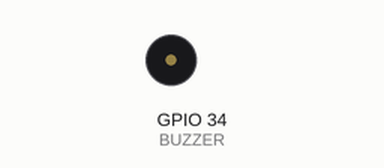
Bench run of a sketch on a simulated ESP32. Shown: buzzer (waves = sounding, pin HIGH). Pins used as bus, display or sensor lines are not drawn; what the sketch prints to the serial monitor is not drawn.

Above: at 0.5 s.
Timing chart, 0 to 3.0 s (numbered marks = the images above):
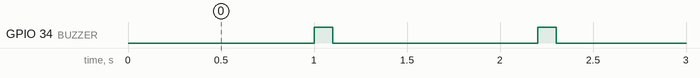

Measured:
- by itself, GPIO 34 (BUZZER): alternates HIGH for 0.10 s and LOW for 1.1 s

The sketch:

Distance_alert.ino
```cpp
#define TRIGER 2
#define ECHO 19
#define BUZZER 34
long duration;
float distance =0;

void setup() {
  // put your setup code here, to run once:
  pinMode(TRIGER,OUTPUT);
  pinMode(ECHO,INPUT);
  pinMode(BUZZER,OUTPUT);
  Serial.begin(9600);

}

void loop() {
  // put your main code here, to run repeatedly:
  digitalWrite(TRIGER,LOW);
  delayMicroseconds(500);
  digitalWrite(TRIGER,HIGH);
  delayMicroseconds(500);
  distance=0.0343 * (duration /2);//340metre/sec
  Serial.print("Distance measured(CM): ");
  Serial.println(distance);
  delay(1000);
  if ( distance<20){
    digitalWrite(BUZZER,HIGH);
    delay(100);
    digitalWrite(BUZZER,LOW);
    delay(100);
  }
  else if(distance>20 && distance<60){
    digitalWrite(BUZZER,HIGH);
    delay(1000);
    digitalWrite(BUZZER,LOW);
    delay(1000);
  }
  else if(distance >60 && distance < 100){
    digitalWrite(BUZZER,HIGH);
    delay(3000);
    digitalWrite(BUZZER,LOW);
    delay(3000);
  }
  else {
    digitalWrite(BUZZER,LOW);
  }


}
```
